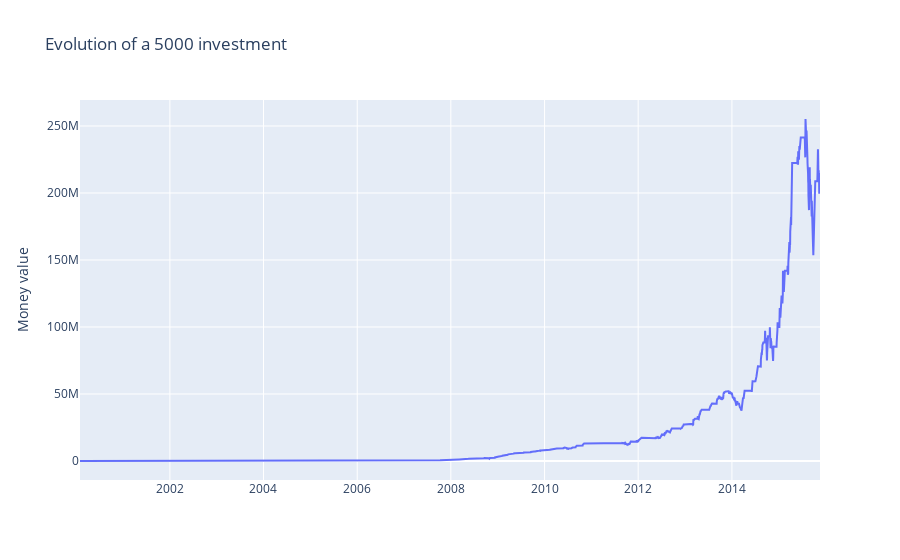

The notebook cell this image was saved under:
### Code cell
figure = go.Figure()
figure.add_trace(go.Scatter(x=train_df.index, y=values))
figure.update_yaxes(title='Money value')
figure.update_layout(title='Evolution of a 5000 investment')
figure

### Figure 1 — Plotly figure (JSON) as saved in the notebook; plotly's stock layout.template omitted (floating-point values rounded to 4 significant figures; data arrays with more than 128 entries replaced by an {"elided": "..."} marker saying what was removed)
{"data": [{"type": "scatter", "x": {"elided": "3990 str values"}, "y": {"elided": "3990 float values"}}], "layout": {"title": {"text": "Evolution of a 5000 investment"}, "yaxis": {"title": {"text": "Money value"}}}}
